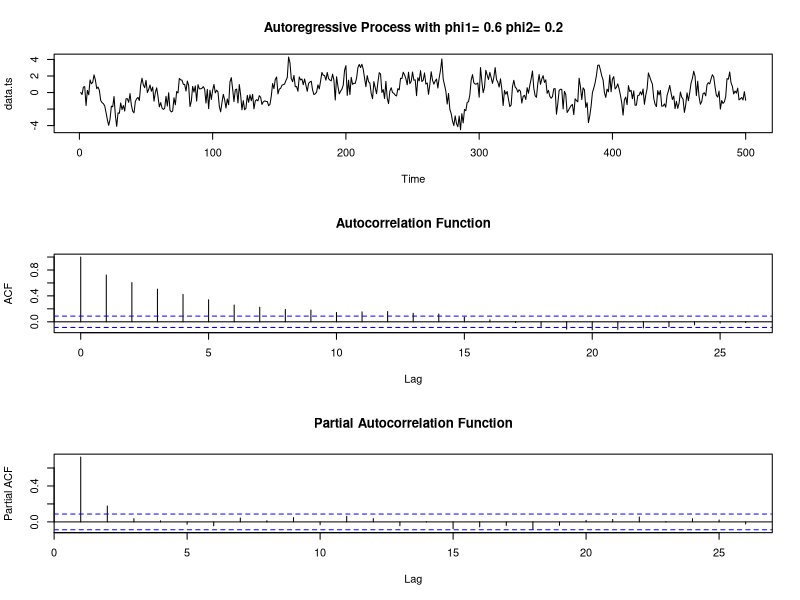

Reproduce this figure in R.
rm(list=ls(all=TRUE)) # remove all variables
par(mfrow=c(3, 1))
phi.1=0.6;phi.2=0.2;data.ts = arima.sim(n=500, list(ar=c(phi.1, phi.2)))
plot(data.ts, main=paste("Autoregressive Process with phi1=", phi.1, "phi2=",phi.2))
acf(data.ts, main="Autocorrelation Function")
acf(data.ts, type="partial", main="Partial Autocorrelation Function")

# Note:
# If we run this program several times,
# while the actual time series itself changes
# from simulation to simulation, the ACF
# and PACF are relatively constant.